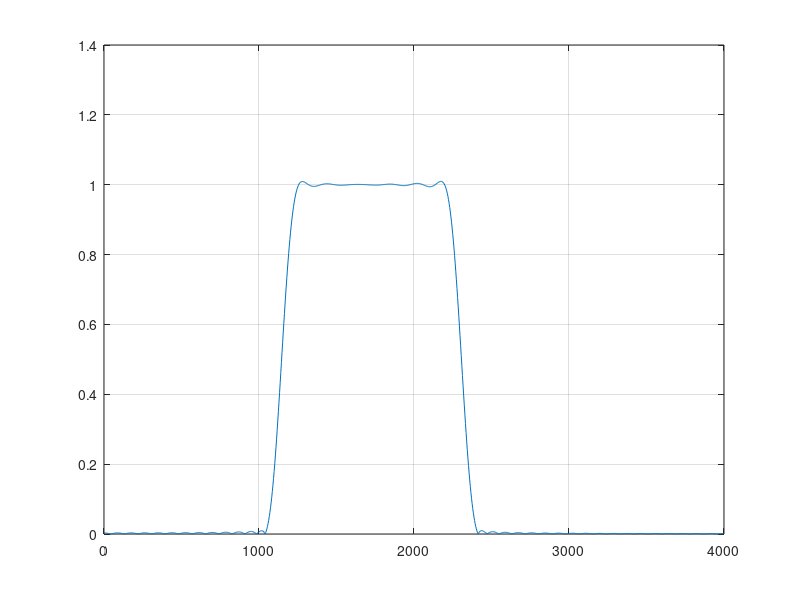

This chart was generated by the following MATLAB code:

fsamp = 8000;
fcuts = [1000 1300 2210 2410];
mags = [0 1 0];
devs = [0.01 0.05 0.01];
 
[n,Wn,beta,ftype] = kaiserord(fcuts,mags,devs,fsamp);
n = n + rem(n,2);
hh = fir1(n,Wn,ftype,kaiser(n+1,beta),'noscale');
 
[H,f] = freqz(hh,1,1024,fsamp);
plot(f,abs(H))
grid
